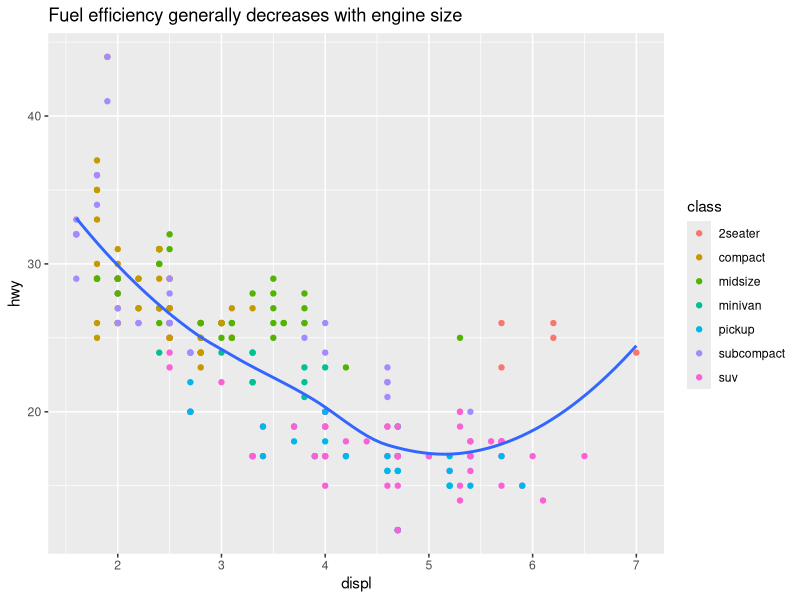
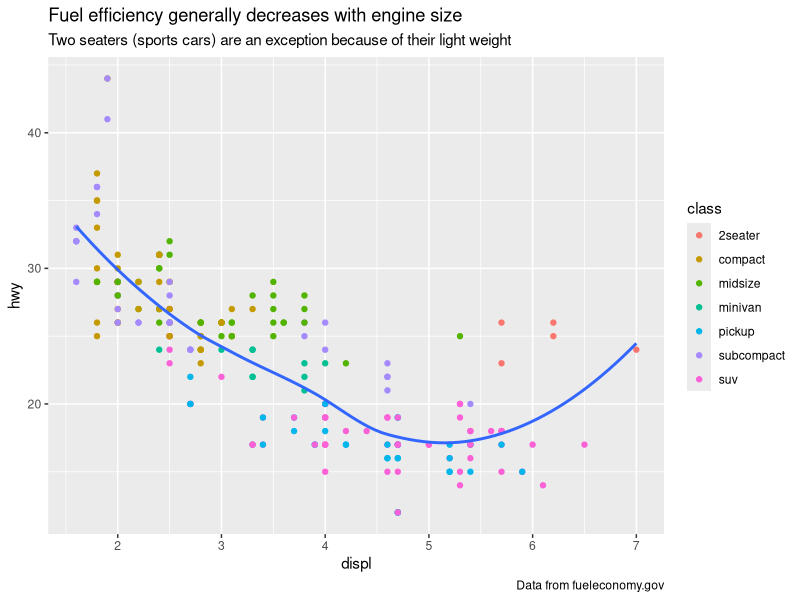
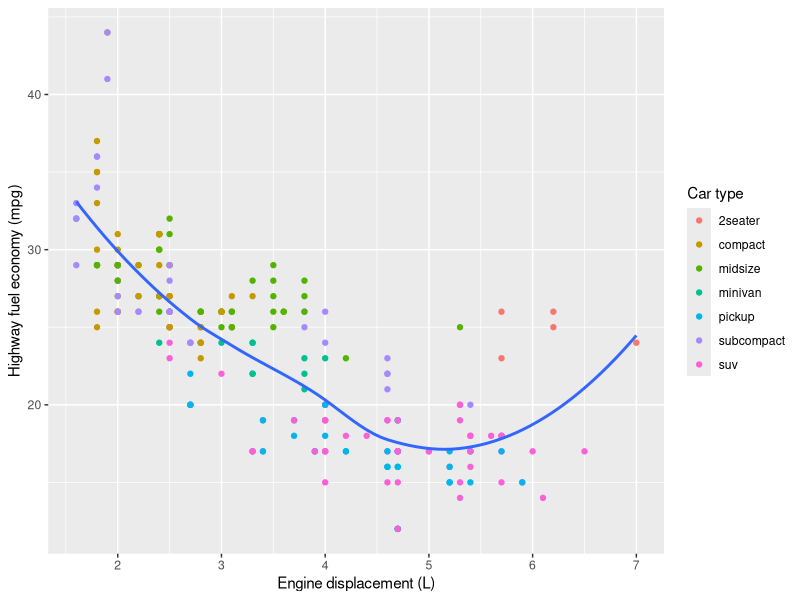
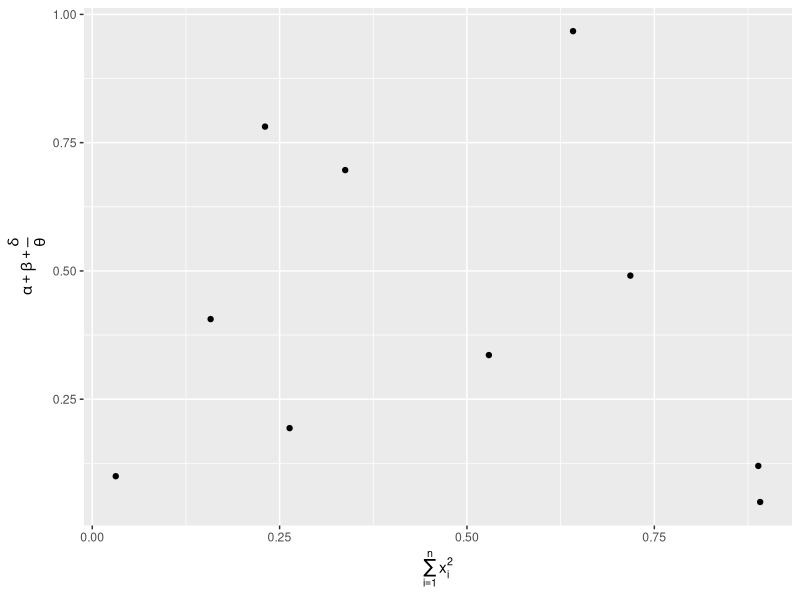
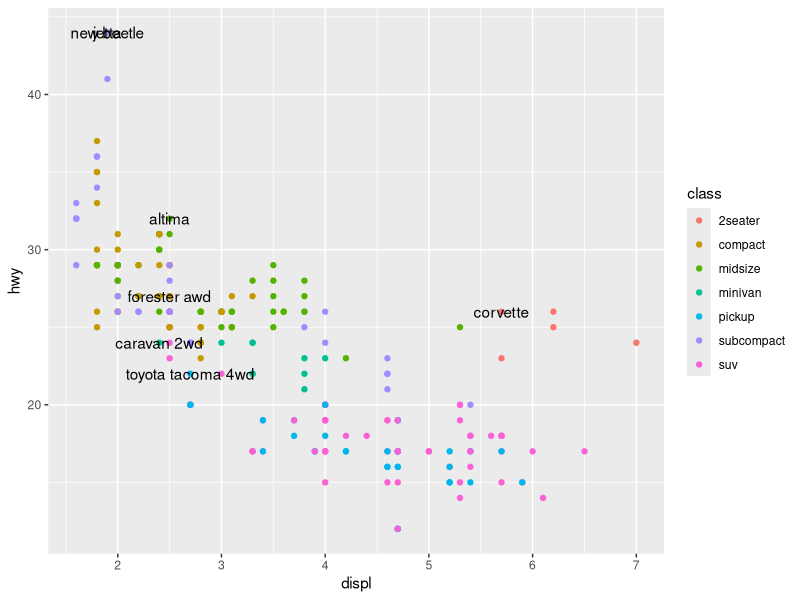
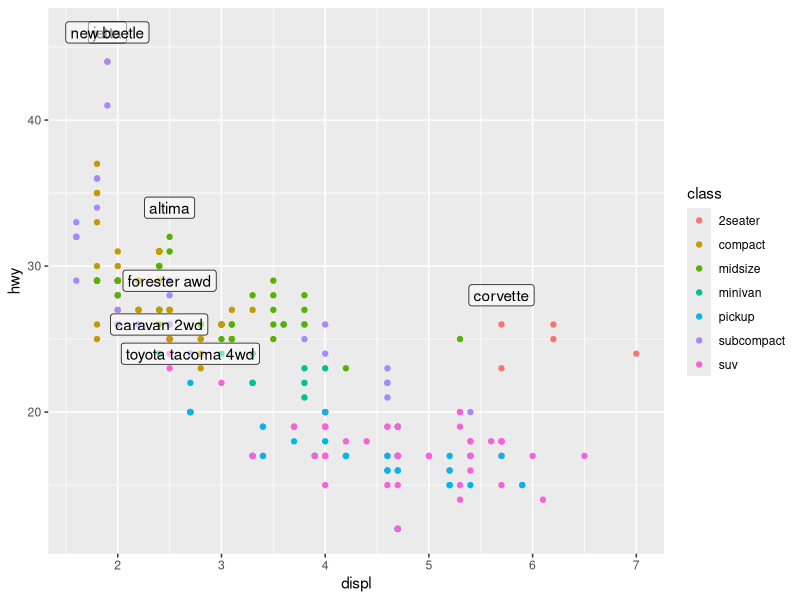
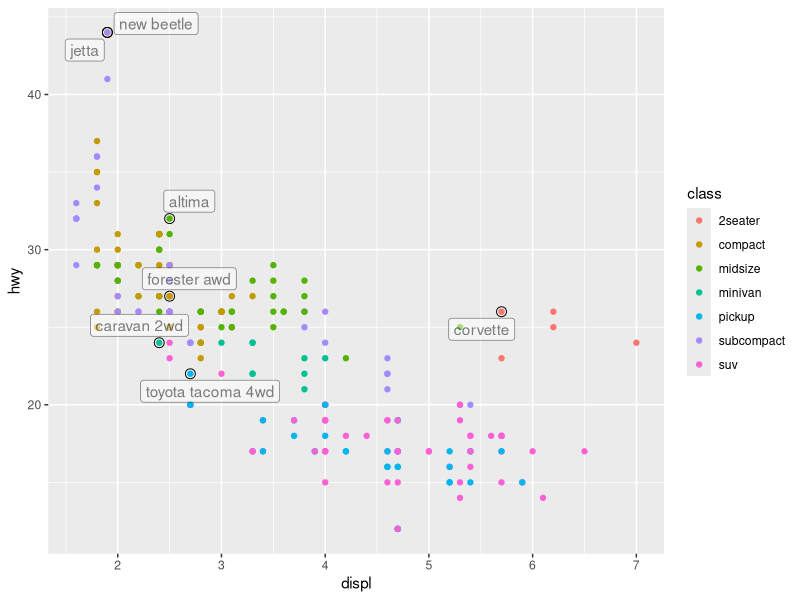
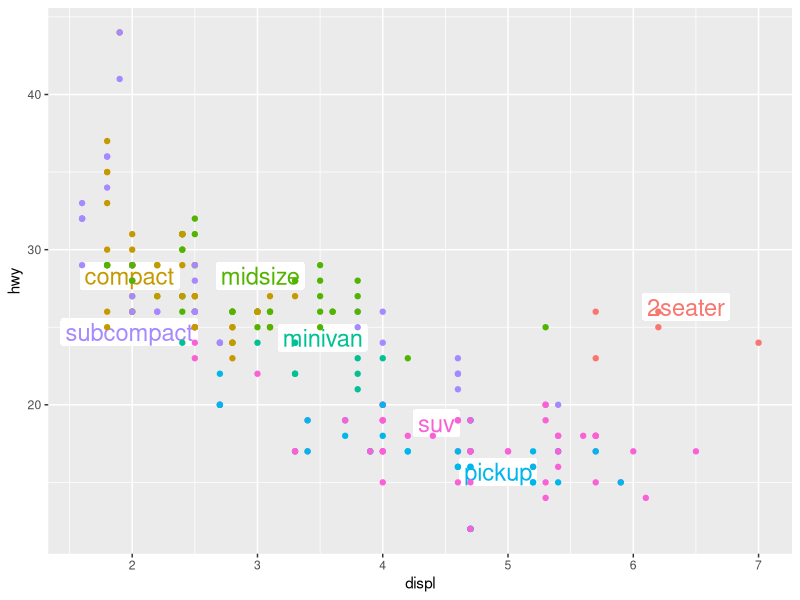

Write the R code that produced these figures, in order.
library(tidyverse)

ggplot(mpg, aes(displ, hwy)) +
  geom_point(aes(color = class)) +
  geom_smooth(se = FALSE) +
  labs(
    title = paste(
      "Fuel efficiency generally decreases with",
      "engine size"
    )
  )

ggplot(mpg, aes(displ, hwy)) +
  geom_point(aes(color = class)) +
  geom_smooth(se = FALSE) +
  labs(
    title = paste(
      "Fuel efficiency generally decreases with",
      "engine size"
    ),
    subtitle = paste(
      "Two seaters (sports cars) are an exception",
      "because of their light weight"
    ),
    caption = "Data from fueleconomy.gov"
  )

ggplot(mpg, aes(displ, hwy)) +
  geom_point(aes(color = class)) +
  geom_smooth(se = FALSE) +
  labs(
    x = "Engine displacement (L)",
    y = "Highway fuel economy (mpg)",
    colour = "Car type"
  )

df <- tibble(
  x = runif(10),
  y = runif(10)
)
ggplot(df, aes(x, y)) +
  geom_point() +
  labs(
    x = quote(sum(x[i] ^ 2, i == 1, n)),
    y = quote(alpha + beta + frac(delta, theta))
  )
  
best_in_class <- mpg %>% 
  group_by(class) %>% 
  filter(row_number(desc(hwy)) == 1)

ggplot(mpg, aes(displ, hwy)) +
  geom_point(aes(color = class)) +
  geom_text(aes(label = model), data = best_in_class)
  
ggplot(mpg, aes(displ, hwy)) +
  geom_point(aes(color = class)) +
  geom_label(aes(label = model), 
             data = best_in_class,
             nudge_y =  2,
             alpha = 0.5)

ggplot(mpg, aes(displ, hwy)) +
  geom_point(aes(color = class)) +
  geom_point(size = 3, shape = 1, data = best_in_class) +
  ggrepel::geom_label_repel(
    aes(label = model),
    data = best_in_class, 
    alpha = 0.5
  )

class_avg <- mpg %>% 
  group_by(class) %>% 
  summarize(
    displ = median(displ),
    hwy = median(hwy)
  )
ggplot(mpg, aes(displ, hwy, color = class)) +
  ggrepel::geom_label_repel(aes(label = class),
                            data = class_avg,
                            size = 6,
                            label.size = 0,
                            segment.color = NA
                            ) +
  geom_point() +
  theme(legend.position = "none")
  
label <- mpg %>% 
  summarize(
    displ = max(displ),
    hwy = max(hwy),
    label = paste(
      "Increasing engine size is \nrelated to",
      "decreasing fuel economy."
    )
  )

ggplot(mpg, aes(displ, hwy)) +
  geom_point() +
  geom_text(
    aes(label = label),
    data = label,
    vjust = "top",
    hjust = "right"
  )

label <- tibble(
  displ = Inf,
  hwy = Inf,
  label = paste(
    "Increasing engine size is \nrelated to",
    "decreasing fuel economy."
    )
)

ggplot(mpg, aes(displ, hwy)) +
  geom_point() +
  geom_text(
    aes(label = label),
    data = label,
    vjust = "top",
    hjust = "right"
  )

"Increasing engine size related to decreasing fuel economy." %>% 
  stringr::str_wrap(width = 40)

ggplot(mpg, aes(displ, hwy)) +
  geom_point(aes(color = class))

ggplot(mpg, aes(displ, hwy)) +
  geom_point(aes(color = class)) +
  scale_x_continuous() + 
  scale_y_continuous() + 
  scale_color_discrete()

ggplot(mpg, aes(displ, hwy)) +
  geom_point() +
  scale_y_continuous(breaks = seq(15, 40, by = 5))

ggplot(mpg, aes(displ, hwy)) +
  geom_point() +
  scale_x_continuous(labels = NULL) +
  scale_y_continuous(labels = NULL)

presidential %>% 
  mutate(id = 33 + row_number()) %>% 
  ggplot(aes(start, id, col = party)) +
  geom_point() + 
  geom_segment(aes(xend = end, yend = id)) +
  scale_x_date(
    NULL,
    breaks = presidential$start,
    date_labels = "'%y"
  )

base <- ggplot(mpg, aes(displ, hwy)) +
  geom_point(aes(color = class))

base + theme(legend.position = "left")
base + theme(legend.position = "right")
base + theme(legend.position = "top")
base + theme(legend.position = "bottom")
base + theme(legend.position = "none")

ggplot(mpg, aes(displ, hwy)) +
  geom_point(aes(color = class)) +
  geom_smooth(se = FALSE) +
  theme(legend.position = "bottom") +
  guides(
    color = guide_legend(
      nrow = 1,
      override.aes = list(size = 4)
    )
  )

ggplot(diamonds, aes(carat, price)) +
  geom_bin2d()

ggplot(diamonds, aes(log10(carat), log10(price))) +
  geom_bin2d()

ggplot(diamonds, aes(carat, price)) +
  geom_bin2d() +
  scale_x_log10() +
  scale_y_log10()

ggplot(mpg, aes(displ, hwy)) +
  geom_point(aes(color = drv))

ggplot(mpg, aes(displ, hwy)) +
  geom_point(aes(color = drv)) +
  scale_color_brewer(palette = "Set1")

ggplot(mpg, aes(displ, hwy)) +
  geom_point(aes(color = drv, shape = drv)) +
  scale_color_brewer(palette = "Set1")

presidential %>% 
  mutate(id = 33 + row_number()) %>% 
  ggplot(aes(start, id, col = party)) +
  geom_point() + 
  geom_segment(aes(xend = end, yend = id)) +
  scale_colour_manual(
    values = c(Republican = "red", Democratic = "blue")
  )

df <- tibble(
  x = rnorm(10000),
  y = rnorm(10000)
)
ggplot(df, aes(x, y)) +
  geom_hex() + 
  coord_fixed()
ggplot(df, aes(x, y)) +
  geom_hex() + 
  viridis::scale_fill_viridis() +
  coord_fixed()


# Exercises p. 460
ggplot(df, aes(x, y)) +
  geom_hex() +
  scale_fill_gradient(low = "white", high = "red") +
  coord_fixed()

ggplot(mpg, aes(displ, hwy)) +
  geom_point(aes(colour = class)) +
  geom_smooth(se = FALSE) +
  scale_x_continuous("Engine displacement (L)") + 
  scale_y_continuous("Highway fuel economy (mpg)") +
  scale_colour_discrete("Car type")

ggplot(diamonds, aes(carat, price)) +
  geom_point(aes(color = cut), alpha = 1/20) +
  guides(
    color = guide_legend(
      override.aes = list(alpha = 1)
    )
  )

ggplot(mpg, mapping = aes(displ, hwy)) +
  geom_point(aes(color = class)) +
  geom_smooth() +
  coord_cartesian(xlim = c(5, 7), ylim = c(10, 30))

mpg %>% 
  filter(displ >= 5, displ <= 7, hwy >= 10, hwy <= 30) %>% 
  ggplot(aes(displ, hwy)) +
  geom_point(aes(color = class)) +
  geom_smooth()

suv <- mpg %>% filter(class == "suv")
compact <- mpg %>% filter(class == "compact")

ggplot(suv, aes(displ, hwy, color = drv)) +
  geom_point()

ggplot(compact, aes(displ, hwy, color = drv)) +
  geom_point()

x_scale <- scale_x_continuous(limits = range(mpg$displ))
y_scale <- scale_y_continuous(limits = range(mpg$hwy))
col_scale <- scale_color_discrete(limits = unique(mpg$drv))

ggplot(suv, aes(displ, hwy, color = drv)) +
  geom_point() +
  x_scale +
  y_scale +
  col_scale

ggplot(compact, aes(displ, hwy, color = drv)) +
  geom_point() +
  x_scale +
  y_scale +
  col_scale

ggplot(mpg, aes(displ, hwy)) +
  geom_point(aes(color = class)) +
  geom_smooth(se = FALSE) +
  theme_bw()


